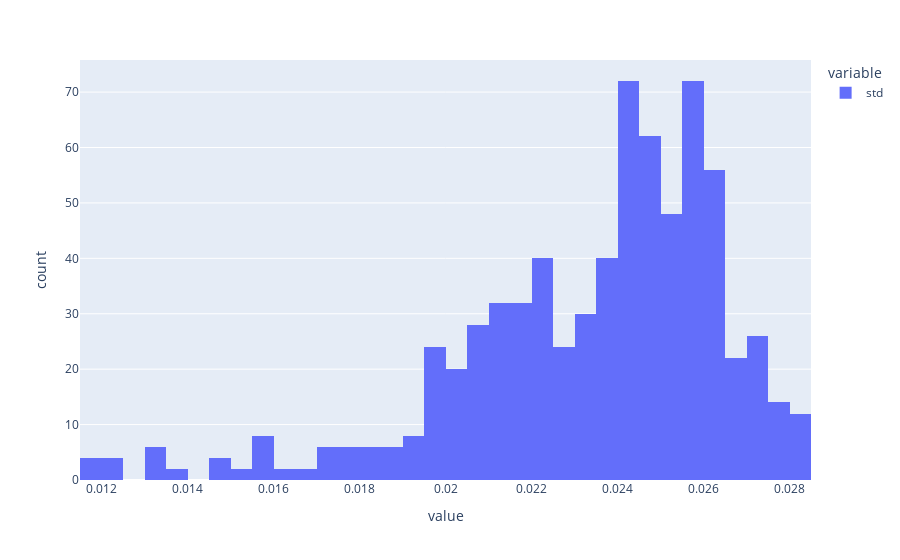

The code cell stored with this chart in its notebook:
### Code cell
px.histogram(df.loc["std"].sort_values().reset_index()["std"])

### Figure 1 — Plotly figure (JSON) as saved in the notebook; plotly's stock layout.template omitted (floating-point values rounded to 4 significant figures; data arrays with more than 128 entries replaced by an {"elided": "..."} marker saying what was removed)
{"data": [{"alignmentgroup": "True", "bingroup": "x", "hovertemplate": "variable=std<br>value=%{x}<br>count=%{y}<extra></extra>", "legendgroup": "std", "marker": {"color": "#636efa", "pattern": {"shape": ""}}, "name": "std", "offsetgroup": "std", "orientation": "v", "showlegend": true, "type": "histogram", "x": {"elided": "720 float values"}, "xaxis": "x", "yaxis": "y"}], "layout": {"autosize": true, "barmode": "relative", "legend": {"title": {"text": "variable"}, "tracegroupgap": 0}, "margin": {"t": 60}, "xaxis": {"anchor": "y", "autorange": true, "domain": [0, 1], "range": [0.0115, 0.0285], "title": {"text": "value"}, "type": "linear"}, "yaxis": {"anchor": "x", "autorange": true, "domain": [0, 1], "range": [0, 75.79], "title": {"text": "count"}}}}
